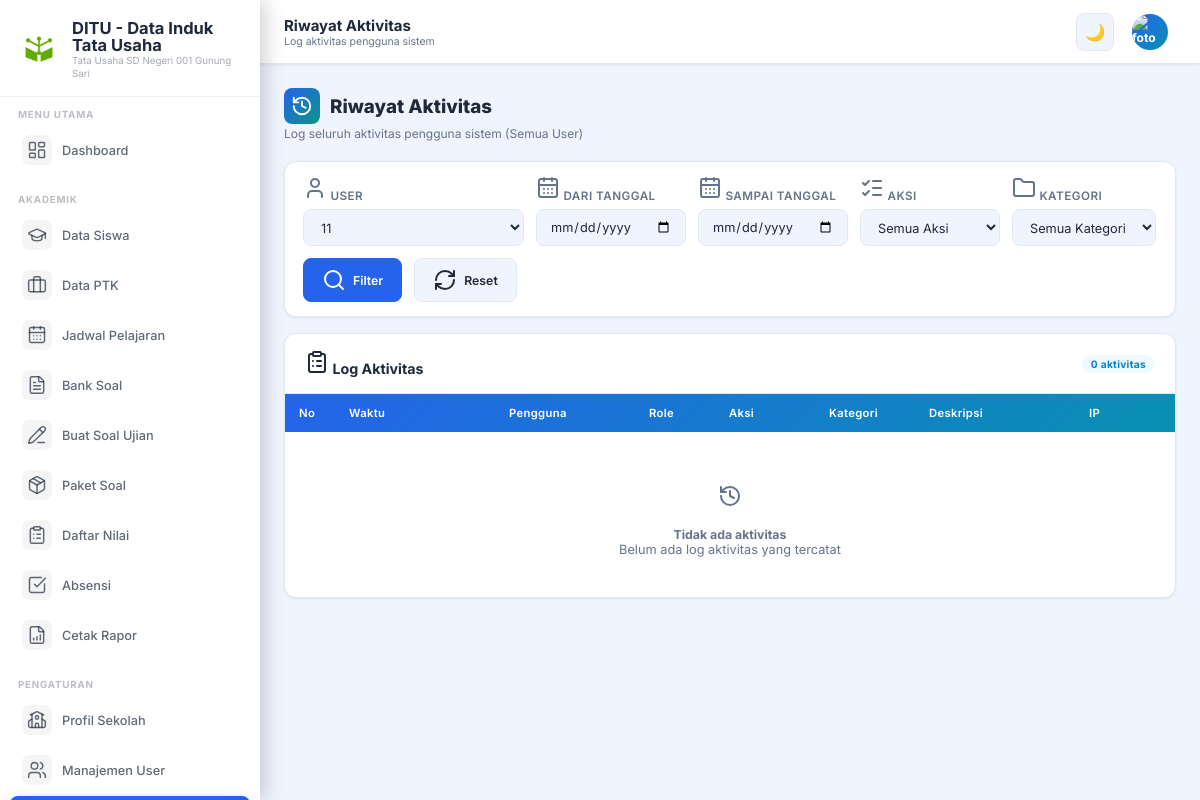
The app's page /riwayat.php?user_id=6a38a7f5e61b29.59479863 (signed in), older data.
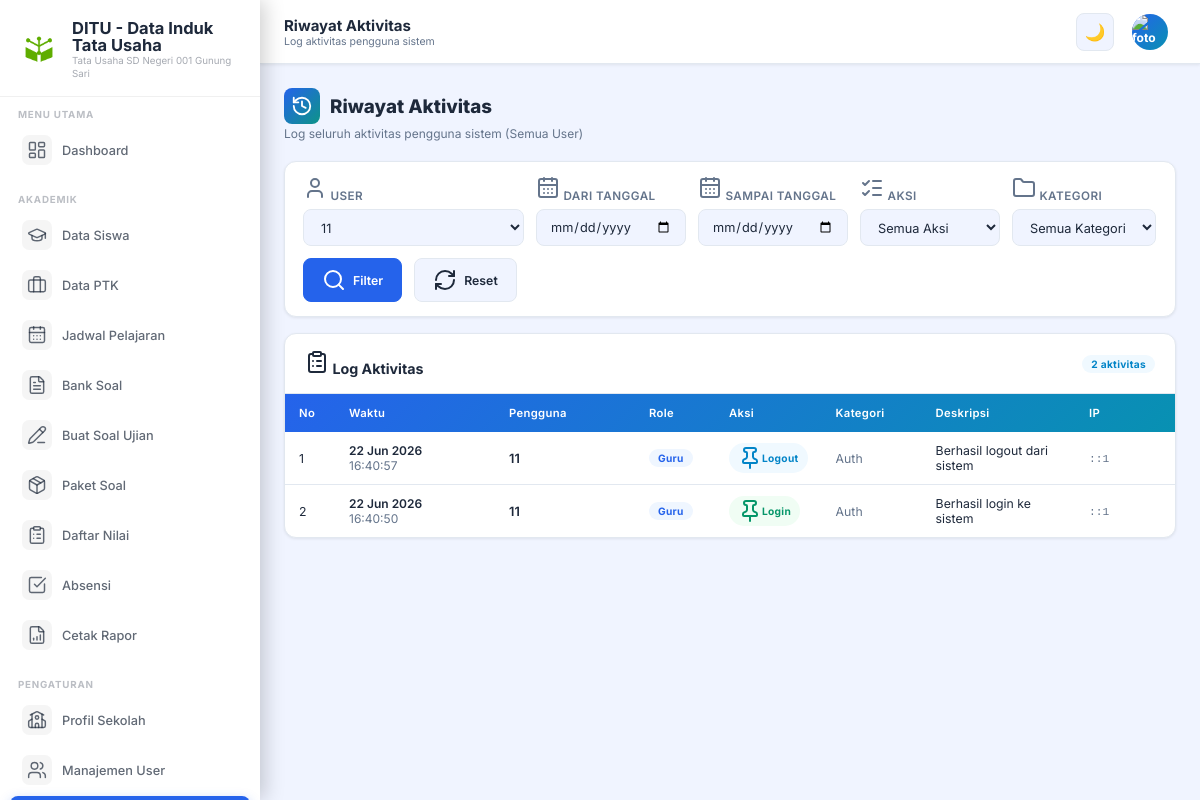
The same page, newer data.
### tables this page shows
CREATE TABLE `activitylog` (
  `id` varchar(50) NOT NULL,
  `user_id` varchar(50) DEFAULT NULL,
  `user_name` varchar(150) DEFAULT NULL,
  `user_role` varchar(20) DEFAULT NULL,
  `action` varchar(50) DEFAULT NULL,
  `category` varchar(50) DEFAULT NULL,
  `description` text DEFAULT NULL,
  `detail` text DEFAULT NULL,
  `ip_address` varchar(50) DEFAULT NULL,
  `created_at` datetime DEFAULT current_timestamp(),
  PRIMARY KEY (`id`),
  KEY `idx_user_action` (`user_id`,`action`),
  KEY `idx_created_at` (`created_at`)
);

### config.php (called while the page is built, shortened)
<?php
function dbConnect() {
    static $conn = null;
    if ($conn !== null) return $conn;
    $conn = new mysqli(DB_HOST, DB_USER, DB_PASS, DB_NAME);
    $conn->set_charset('utf8mb4');
    return $conn;
}
function dbQuery($sql) {
    $conn = dbConnect();
    $result = $conn->query($sql);
    return $result;
}
function dbFetch($sql) {
    $result = dbQuery($sql);
    $rows = [];
    while ($row = $result->fetch_assoc()) {
        $rows[] = $row;
    }
    return $rows;
}
function checkSessionTimeout() {
    $settings = getSettings();
}
function requireLogin() {
    checkSessionTimeout();
}
function getSettings() {
    $rows = dbFetch("SELECT key_name, setting_value FROM Settings");
    $settings = [];
    foreach ($rows as $row) {
        $settings[$row['key_name']] = $row['setting_value'];
    }
    return $settings;
}

### riwayat.php (the view, shortened to what the changed rows need)
<?php
require_once 'config.php';
requireLogin();
$isAdmin = isAdmin();
include 'includes/header.php';
$selectedUser = $_GET['user_id'] ?? '';
$page = max(1, intval($_GET['page'] ?? 1));
$perPage = 25;
$offset = ($page - 1) * $perPage;
$conn = dbConnect();
$where = [];
if (!$isAdmin) {
    $where[] = '`user_id` = ' . $conn->real_escape_string($user['id']);
} elseif ($selectedUser) {
    $where[] = '`user_id` = \'' . $conn->real_escape_string($selectedUser) . '\'';
}
$whereSQL = count($where) ? ' WHERE ' . implode(' AND ', $where) : '';
$countResult = $conn->query("SELECT COUNT(*) as cnt FROM `ActivityLog` $whereSQL");
$totalRows = $countResult ? (int)$countResult->fetch_assoc()['cnt'] : 0;
$sql = "SELECT * FROM `ActivityLog` $whereSQL ORDER BY `created_at` DESC LIMIT $perPage OFFSET $offset";
$result = $conn->query($sql);
$logs = [];
if ($result) {
    while ($row = $result->fetch_assoc()) {
        $logs[] = $row;
    }
}
$actionIcons = [
    'login' => '<i data-lucide="lock"></i>', 'logout' => '<i data-lucide="log-out"></i>', 'login_gagal' => '<i data-lucide="x-circle"></i>',
    'tambah' => '<i data-lucide="plus"></i>', 'ubah' => '<i data-lucide="pencil"></i>', 'edit' => '<i data-lucide="pencil"></i>', 'hapus' => '<i data-lucide="trash-2"></i>',
    'simpan' => '<i data-lucide="save"></i>', 'generate' => '<i data-lucide="dice-5"></i>', 'cetak' => '<i data-lucide="printer"></i>',
    'upload' => '<i data-lucide="upload"></i>', 'export' => '<i data-lucide="download"></i>',
];
$actionColors = [
    'login' => 'badge-success', 'logout' => 'badge-info', 'login_gagal' => 'badge-danger',
    'tambah' => 'badge-primary', 'ubah' => 'badge-warning', 'edit' => 'badge-warning', 'hapus' => 'badge-danger',
    'simpan' => 'badge-success', 'generate' => 'badge-teal', 'cetak' => 'badge-info',
    'upload' => 'badge-orange', 'export' => 'badge-info',
];
?>
<div class="section-header">
  <div>
    <h2><span class="sh-icon"><i data-lucide="history"></i></span> Riwayat Aktivitas</h2>
  </div>
</div>
<div class="card">
  <div class="card-header">
    <h3><i data-lucide="clipboard-list"></i> Log Aktivitas</h3>
    <span class="badge badge-info"><?= $totalRows ?> aktivitas</span>
  </div>
  <div class="table-wrapper">
    <table class="data-table">
      <thead>
        <tr>
          <th style="width:50px">No</th>
          <th style="width:160px">Waktu</th>
          <th style="width:140px">Pengguna</th>
          <th style="width:80px">Role</th>
          <th style="width:100px">Aksi</th>
          <th style="width:100px">Kategori</th>
          <th>Deskripsi</th>
          <th style="width:100px">IP</th>
        </tr>
      </thead>
      <tbody>
        <?php if (empty($logs)): ?>
          <tr><td colspan="8" style="text-align:center;padding:40px;color:var(--text-muted)">
            <div style="font-size:2.5rem;margin-bottom:10px"><i data-lucide="history"></i></div>
            <h4>Tidak ada aktivitas</h4>
            <p style="font-size:.85rem">Belum ada log aktivitas yang tercatat</p>
          </td></tr>
        <?php else: ?>
          <?php foreach ($logs as $i => $log): ?>
            <tr>
              <td><?= $offset + $i + 1 ?></td>
              <td style="font-size:.8rem">
                <div style="font-weight:600"><?= date('d M Y', strtotime($log['created_at'])) ?></div>
                <div style="color:var(--text-muted)"><?= date('H:i:s', strtotime($log['created_at'])) ?></div>
              </td>
              <td style="font-weight:600;font-size:.85rem"><?= htmlspecialchars($log['user_name']) ?></td>
              <td><span class="badge <?= ($log['user_role']??'')==='admin'?'badge-danger':(($log['user_role']??'')==='guru'?'badge-primary':'badge-info') ?>"><?= ($log['user_role']??'')==='admin'?'Admin':(($log['user_role']??'')==='guru'?'Guru':'System') ?></span></td>
              <td>
                <?php $icon = $actionIcons[$log['action']] ?? '<i data-lucide="pin"></i>'; $color = $actionColors[$log['action']] ?? 'badge-info'; ?>
                <span class="badge <?= $color ?>"><?= $icon ?> <?= ucfirst($log['action']) ?></span>
              </td>
              <td style="font-size:.82rem;color:var(--text-muted)"><?= ucfirst($log['category']) ?></td>
              <td style="font-size:.82rem"><?= htmlspecialchars($log['description']) ?></td>
              <td style="font-size:.75rem;color:var(--text-muted)"><code><?= htmlspecialchars($log['ip_address']) ?></code></td>
            </tr>
          <?php endforeach; ?>
        <?php endif; ?>
      </tbody>
    </table>
  </div>
</div>
<?php include 'includes/footer.php'; ?>

### includes/header.php (shortened to what the changed rows need)
<?php
$settings = getSettings();
$appName     = $settings['app_name'] ?? 'TU';
$currentPage = basename($_SERVER['PHP_SELF'], '.php');
$menuItems = [
    ['href' => 'index.php',     'icon' => 'layout-dashboard',  'label' => 'Dashboard',          'group' => 'main'],
    ['href' => 'siswa.php',     'icon' => 'graduation-cap',    'label' => 'Data Siswa',          'group' => 'akademik'],
    ['href' => 'ptk.php',       'icon' => 'briefcase',         'label' => 'Data PTK',            'group' => 'akademik', 'admin' => true],
    ['href' => 'jadwal.php',    'icon' => 'calendar-days',     'label' => 'Jadwal Pelajaran',    'group' => 'akademik'],
    ['href' => 'bank_soal.php', 'icon' => 'file-text',         'label' => 'Bank Soal',           'group' => 'akademik'],
    ['href' => 'buat_soal.php', 'icon' => 'pencil-line',       'label' => 'Buat Soal Ujian',    'group' => 'akademik'],
    ['href' => 'paket_soal.php','icon' => 'package',           'label' => 'Paket Soal',          'group' => 'akademik'],
    ['href' => 'nilai.php',     'icon' => 'clipboard-list',    'label' => 'Daftar Nilai',        'group' => 'akademik'],
    ['href' => 'absensi.php',   'icon' => 'check-square',      'label' => 'Absensi',             'group' => 'akademik'],
    ['href' => 'rapor.php',     'icon' => 'file-bar-chart',    'label' => 'Cetak Rapor',          'group' => 'akademik'],
    ['href' => 'kop.php',       'icon' => 'school',            'label' => 'Profil Sekolah',      'group' => 'pengaturan', 'admin' => true],
    ['href' => 'users.php',     'icon' => 'users',             'label' => 'Manajemen User',      'group' => 'pengaturan', 'admin' => true],
    ['href' => 'riwayat.php',   'icon' => 'history',           'label' => 'Riwayat Aktivitas', 'group' => 'pengaturan', 'admin' => true],
    ['href' => 'settings.php',  'icon' => 'settings',          'label' => 'Pengaturan',          'group' => 'pengaturan', 'admin' => true],
    ['href' => 'backup.php',    'icon' => 'shield-check',      'label' => 'Backup & Restore',     'group' => 'pengaturan', 'admin' => true],
    ['href' => 'import.php',    'icon' => 'upload',            'label' => 'Import Data',           'group' => 'pengaturan', 'admin' => true],
    ['href' => 'profil.php',    'icon' => 'user',              'label' => 'Profil Saya',         'group' => 'akun'],
];
$groups = ['main' => 'Menu Utama', 'akademik' => 'Akademik', 'pengaturan' => 'Pengaturan', 'akun' => 'Akun'];
?>
<!DOCTYPE html>
<html lang="id">
<head>
  <link rel="stylesheet" href="assets/css/style.css">
</head>
<body>
<div class="app-layout">
  <aside class="sidebar" id="sidebar">
    <div class="sidebar-brand">
      <div class="brand-text">
        <h1><?= htmlspecialchars($appName) ?></h1>
      </div>
    </div>
    <nav class="sidebar-menu">
      <?php
      $prevGroup = null;
      foreach ($menuItems as $item):
        if ($item['group'] !== $prevGroup):
          if ($prevGroup !== null) echo '</ul></div>';
          echo '<div class="menu-group"><div class="menu-group-label">' . ($groups[$item['group']] ?? '') . '</div><ul>';
          $prevGroup = $item['group'];
        endif;
        $active = (basename($item['href'], '.php') === $currentPage) ? 'active' : '';
      ?>
      <li>
        <a href="<?= $item['href'] ?>" class="menu-item <?= $active ?>">
          <span class="menu-icon"><i data-lucide="<?= $item['icon'] ?>"></i></span>
          <?= $item['label'] ?>
        </a>
      </li>
      <?php endforeach; ?>
      <?php if ($prevGroup) echo '</ul></div>'; ?>
    </nav>
  </aside>
  <div class="main-content">
    <main class="page-content">

Row changes from the older to the newer data that the page shows:
added activitylog: i "1", created_at "22 Jun 2026", created_at "16:40:57", user_name "11", user_role "Guru", action "Logout", category "Auth", description "Berhasil logout dari sistem", ip_address "::1"
added activitylog: i "2", created_at "22 Jun 2026", created_at "16:40:50", user_name "11", user_role "Guru", action "Login", category "Auth", description "Berhasil login ke sistem", ip_address "::1"
Text that changed along with them:
$totalRows: "0" → "2"
text no longer shown: "Tidak ada aktivitas Belum ada log aktivitas yang tercatat"
